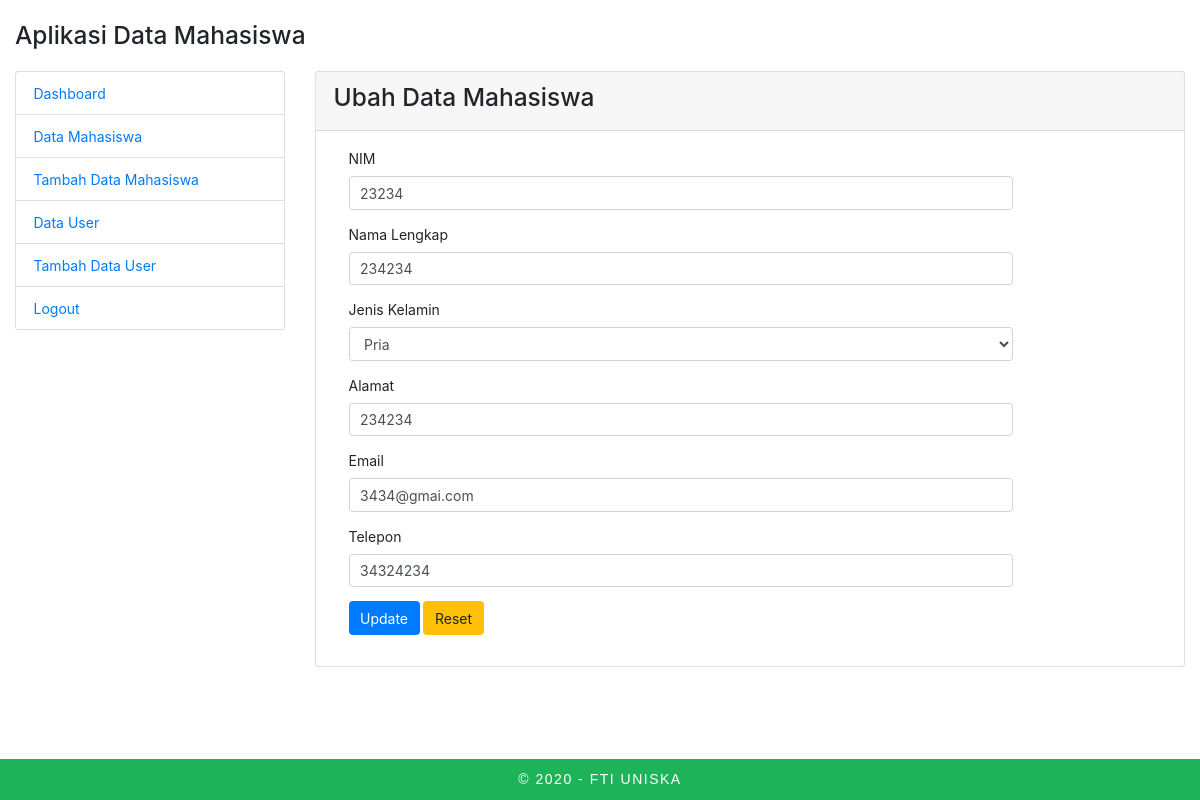
Screenshot of /admin/index.php?page=mahasiswa-edit&id=2 (signed in) with the database file from the repository.
### tables this page shows
CREATE TABLE IF NOT EXISTS `mahasiswa` (
  `id` int(11) unsigned NOT NULL AUTO_INCREMENT,
  `nim` varchar(10) NOT NULL,
  `nama` varchar(100) NOT NULL,
  `alamat` varchar(200) NOT NULL,
  `jenis_kelamin` enum('Pria','Wanita') NOT NULL,
  `email` varchar(100) NOT NULL,
  `telepon` varchar(15) NOT NULL,
  PRIMARY KEY (`id`)
);

### mahasiswa/mahasiswa_edit.php (the view, shortened to what this page needs)
<?php
$id = $_GET['id'];
$result = mysqli_query($con, "SELECT * FROM mahasiswa WHERE id=$id") or die(mysqli_error($con));
while ($data = mysqli_fetch_array($result)) {
    $nim      = $data['nim'];
    $nama     = $data['nama'];
    $alamat   = $data['alamat'];
    $jk       = $data['jenis_kelamin'];
    $email    = $data['email'];
    $telepon  = $data['telepon'];
}
?>
<div class="row">
    <div class="col-md-12">
        <div class="card">
            <div class="card-header">
                <h3 class="panel-title">Ubah Data Mahasiswa</h3>
            </div>
            <div class="card-body">
                <form method="POST" action="?page=mahasiswa-update" class="form-horizontal">
                    <div class="form-group">
                        <label for="nim" class="col-sm-2 control-label">NIM</label>
                        <div class="col-sm-10">
                            <input type="text" class="form-control" name="nim" value="<?php echo $nim; ?>" required>
                        </div>
                    </div>
                    <div class="form-group">
                        <label for="nama" class="col-sm-2 control-label">Nama Lengkap</label>
                        <div class="col-sm-10">
                            <input type="text" class="form-control" name="nama" value="<?php echo $nama; ?>" required>
                        </div>
                    </div>
                    <div class="form-group">
                        <label for="nama" class="col-sm-2 control-label">Jenis Kelamin</label>
                        <div class="col-sm-10">
                            <select class="form-control" name="jenis_kelamin">
                                <option <?php if ($jk == "Pria") echo 'selected'; ?> value="Pria">Pria</option>
                            </select>
                        </div>
                    </div>
                    <div class="form-group">
                        <label for="alamat" class="col-sm-2 control-label">Alamat</label>
                        <div class="col-sm-10">
                            <input type="text" class="form-control" name="alamat" value="<?php echo $alamat; ?>" required>
                        </div>
                    </div>
                    <div class="form-group">
                        <label for="email" class="col-sm-2 control-label">Email</label>
                        <div class="col-sm-10">
                            <input type="email" class="form-control" name="email" value="<?php echo $email; ?>" required>
                        </div>
                    </div>
                    <div class="form-group">
                        <label for="telepon" class="col-sm-2 control-label">Telepon</label>
                        <div class="col-sm-10">
                            <input type="number" class="form-control" name="telepon" value="<?php echo $telepon; ?>" required>
                        </div>
                    </div>
                    <div class="form-group">
                        <div class="col-sm-offset-2 col-sm-10">
                            <input type="submit" name="update" class="btn btn-primary" value="Update">
                            <input type="reset" name="reset" class="btn btn-warning" value="Reset">
                        </div>
                    </div>
                </form>
            </div>
        </div>
    </div>
</div>

### admin/index.php (style rules this page uses)
body { margin-bottom: 6em; }
* { font-size: 14px; }

### rows the page displays
mahasiswa: nim "23234", nama "234234", jenis_kelamin "Pria", alamat "234234", email "3434@gmai.com", telepon "34324234"
